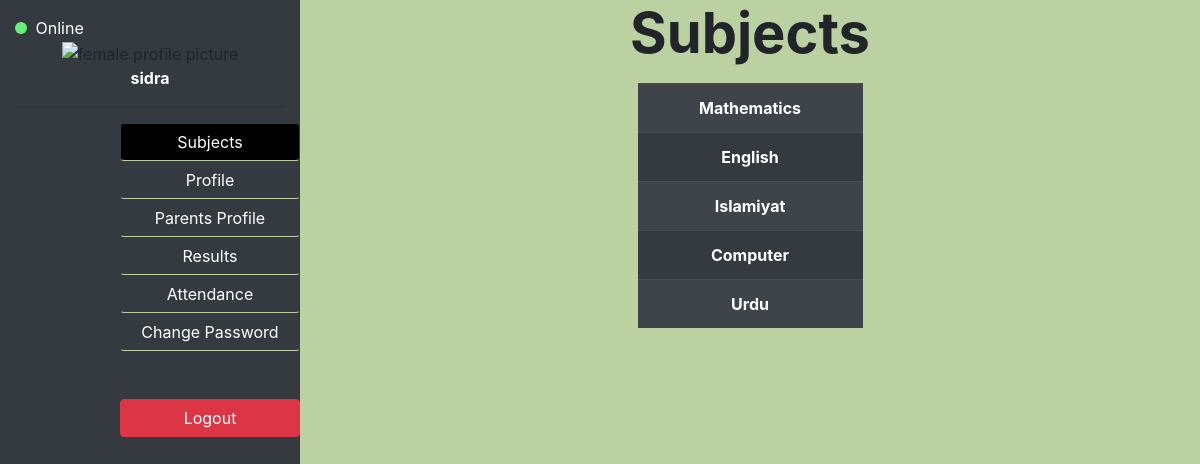
Page /student_dashboard.php (signed in) on the committed database.
### tables this page shows
CREATE TABLE `students` (
  `id` varchar(20) NOT NULL,
  `fullname` varchar(40) NOT NULL,
  `email` varchar(50) NOT NULL,
  `password` varchar(64) NOT NULL,
  `address` varchar(100) NOT NULL,
  `phone` varchar(30) NOT NULL,
  `gender` varchar(10) NOT NULL,
  `dob` varchar(20) NOT NULL,
  `study_program` varchar(20) NOT NULL,
  `parent_id` varchar(10) NOT NULL,
  `token` varchar(255) NOT NULL,
  `enrolled_class` varchar(30) NOT NULL
);

CREATE TABLE `9th_class_details` (
  `class_name` varchar(30) DEFAULT NULL,
  `subjects` varchar(255) DEFAULT NULL,
  `total_marks` varchar(30) DEFAULT NULL,
  `teacher_id` varchar(30) DEFAULT NULL
);

### student_dashboard.php (the view, shortened to what this page needs)
<?php
if(isset($_SESSION['id']))
{
?>
<!DOCTYPE html>
<html>
<head>
	<link rel="stylesheet" href="css/bootstrap.min.css">
</head>
<body style="margin: 0;padding: 0">
<div class="container-fluid">
	<div class="row">
		<div class="col-3 bg-dark pt-3" style="height: 757px">
			<span style="width: 12px;height: 12px;background-color: #69f079;border-radius: 50%;display: inline-block;"></span>
			<span class="text-white ml-1">Online</span>
			<?php
				include "connection.php";
				$id = $_SESSION['id'];
				$query_gender = "SELECT * FROM students WHERE id = '$id'";
				$result_gender = mysqli_query($connection,$query_gender) or die(mysqli_error($connection));
				if($row = mysqli_fetch_array($result_gender))
				{
					$gender = $row['gender'];
					$fullname = $row['fullname'];
				}
					?>
					<?php
				if($gender == "female")
				{
					?>
					<center><img src="images/female.png" alt="female profile picture" width="180px"></center>
					<p class="text-center text-white font-weight-bold"><?php echo $fullname ?></p>
					<?php
				}
			 ?>
			 <hr width="100%">
			 <button id="subjects" class="row btn btn-dark col-8 float-right" style="border-bottom: 1px solid #BCD1A1; background-color: black">Subjects</button>
			 <button id="profile" class="row btn btn-dark col-8 float-right" style="border-bottom: 1px solid #BCD1A1">Profile</button>
			 <button id="parents" class="row btn btn-dark col-8 float-right" style="border-bottom: 1px solid #BCD1A1">Parents Profile</button>
			 <button id="results" class="row btn btn-dark col-8 float-right" style="border-bottom: 1px solid #BCD1A1">Results</button>
			 <button id="attendance" class="row btn btn-dark col-8 float-right" style="border-bottom: 1px solid #BCD1A1">Attendance</button>
			 <button id="changePassword" class="row btn btn-dark col-8 float-right" style="border-bottom: 1px solid #BCD1A1">Change Password</button>
			 <form action="?" method="post">
			 <button name="logout" type="submit" value="logout" class="row btn btn-danger col-8 float-right mt-5">Logout</button>
			 </form>
		</div>
		<div class="col-9"  style="margin: 0;padding: 0; background-color: #BCD1A1;" >
			<div id="subjects_data">
				<p class="display-4 font-weight-bold text-center">Subjects</p>
				<?php
				$study_prog = $row['study_program'];
				$class_student = $study_prog."_class_students";
				$prog_details = $study_prog."_class_details";
				$query_books = mysqli_query($connection,"SELECT * FROM $prog_details");
				?>
				<center>
					<table class="table table-dark table-striped table-hover col-3 text-center font-weight-bold">
				<?php
				while ($row_books = mysqli_fetch_array($query_books))
				{
					$query_class = mysqli_query($connection,"SELECT * FROM $class_student");
					while ($row_class = mysqli_fetch_array($query_class))
					{
						$temp_query = mysqli_query($connection,"SELECT $row_books[1] FROM $class_student WHERE st_id = '$id' AND $row_books[1] = 'selected'") or die (mysqli_error($connection));
						while ($temp_row = mysqli_fetch_array($temp_query))
						{
							?>
						 		<tr>
							 		<td><span> <?php echo $row_books[1] ?> </span></td>
						 		</tr>
							<?php
						}
					}
				}
				?>
					</table>
				</center>
			</div>
		</div>
	</div>
</div>
</body>
</html>
<?php
}
else
{
	header("Location: login.php");
}
 ?>

### rows in the picture
students: fullname "sidra"
9th_class_details: subjects "Mathematics"
9th_class_details: subjects "English"
9th_class_details: subjects "Islamiyat"
9th_class_details: subjects "Computer"
9th_class_details: subjects "Urdu"
